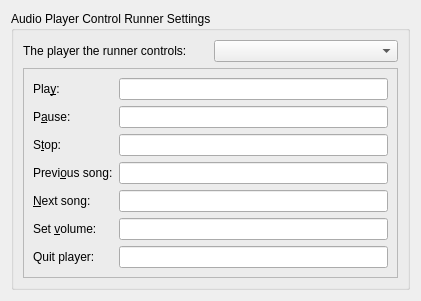
<?xml version="1.0" encoding="UTF-8"?>
<ui version="4.0">
 <class>AudioPlayerControlRunnerUI</class>
 <widget class="QWidget" name="AudioPlayerControlRunnerUI">
  <property name="geometry">
   <rect>
    <x>0</x>
    <y>0</y>
    <width>421</width>
    <height>292</height>
   </rect>
  </property>
  <layout class="QVBoxLayout" name="verticalLayout_3">
   <item>
    <widget class="QGroupBox" name="groupBox">
     <property name="locale">
      <locale language="English" country="UnitedStates"/>
     </property>
     <property name="title">
      <string>Audio Player Control Runner Settings</string>
     </property>
     <layout class="QVBoxLayout" name="verticalLayout_2">
      <item>
       <layout class="QHBoxLayout" name="player_layout">
        <item>
         <widget class="QLabel" name="player_label">
          <property name="text">
           <string>The player the runner controls:</string>
          </property>
         </widget>
        </item>
        <item>
         <widget class="KComboBox" name="player_combo">
          <property name="toolTip">
           <string>You may add another player. That player has to support the MPRISv2 specification.</string>
          </property>
         </widget>
        </item>
       </layout>
      </item>
      <item>
       <widget class="QFrame" name="frame">
        <property name="frameShape">
         <enum>QFrame::StyledPanel</enum>
        </property>
        <property name="frameShadow">
         <enum>QFrame::Raised</enum>
        </property>
        <layout class="QGridLayout" name="gridLayout">
         <item row="5" column="0">
          <widget class="QLabel" name="next_label">
           <property name="locale">
            <locale language="English" country="UnitedStates"/>
           </property>
           <property name="text">
            <string>&amp;Next song:</string>
           </property>
           <property name="buddy">
            <cstring>next_edit</cstring>
           </property>
          </widget>
         </item>
         <item row="4" column="0">
          <widget class="QLabel" name="prev_label">
           <property name="locale">
            <locale language="English" country="UnitedStates"/>
           </property>
           <property name="text">
            <string>Previ&amp;ous song:</string>
           </property>
           <property name="buddy">
            <cstring>prev_edit</cstring>
           </property>
          </widget>
         </item>
         <item row="3" column="0">
          <widget class="QLabel" name="stop_label">
           <property name="locale">
            <locale language="English" country="UnitedStates"/>
           </property>
           <property name="text">
            <string>S&amp;top:</string>
           </property>
           <property name="buddy">
            <cstring>stop_edit</cstring>
           </property>
          </widget>
         </item>
         <item row="7" column="0">
          <widget class="QLabel" name="quit_label">
           <property name="locale">
            <locale language="English" country="UnitedStates"/>
           </property>
           <property name="text">
            <string>Quit player:</string>
           </property>
           <property name="buddy">
            <cstring>quit_edit</cstring>
           </property>
          </widget>
         </item>
         <item row="0" column="0">
          <widget class="QLabel" name="play_label">
           <property name="locale">
            <locale language="English" country="UnitedStates"/>
           </property>
           <property name="text">
            <string>Pla&amp;y:</string>
           </property>
           <property name="buddy">
            <cstring>play_edit</cstring>
           </property>
          </widget>
         </item>
         <item row="3" column="1">
          <widget class="KLineEdit" name="stop_edit">
           <property name="locale">
            <locale language="English" country="UnitedStates"/>
           </property>
           <property name="text">
            <string/>
           </property>
           <property name="urlDropsEnabled">
            <bool>false</bool>
           </property>
           <property name="showClearButton" stdset="0">
            <bool>true</bool>
           </property>
          </widget>
         </item>
         <item row="6" column="0">
          <widget class="QLabel" name="volume_label">
           <property name="locale">
            <locale language="English" country="UnitedStates"/>
           </property>
           <property name="text">
            <string>Set &amp;volume:</string>
           </property>
           <property name="buddy">
            <cstring>volume_edit</cstring>
           </property>
          </widget>
         </item>
         <item row="2" column="0">
          <widget class="QLabel" name="pause_label">
           <property name="locale">
            <locale language="English" country="UnitedStates"/>
           </property>
           <property name="text">
            <string>P&amp;ause:</string>
           </property>
           <property name="buddy">
            <cstring>pause_edit</cstring>
           </property>
          </widget>
         </item>
         <item row="0" column="1">
          <widget class="KLineEdit" name="play_edit">
           <property name="toolTip">
            <string>Can be used as &quot;Play&quot; for playing and &quot;Play &lt;song&gt;&quot; for playing a song that matches to &lt;song&gt; (in title, artist and album)</string>
           </property>
           <property name="locale">
            <locale language="English" country="UnitedStates"/>
           </property>
           <property name="text">
            <string/>
           </property>
           <property name="urlDropsEnabled">
            <bool>false</bool>
           </property>
           <property name="showClearButton" stdset="0">
            <bool>true</bool>
           </property>
          </widget>
         </item>
         <item row="6" column="1">
          <widget class="KLineEdit" name="volume_edit">
           <property name="toolTip">
            <string>The numbers are automatically added at the end:
Player:Volume=10</string>
           </property>
           <property name="locale">
            <locale language="English" country="UnitedStates"/>
           </property>
           <property name="text">
            <string/>
           </property>
           <property name="urlDropsEnabled">
            <bool>false</bool>
           </property>
           <property name="clickMessage">
            <string/>
           </property>
           <property name="showClearButton" stdset="0">
            <bool>true</bool>
           </property>
          </widget>
         </item>
         <item row="7" column="1">
          <widget class="KLineEdit" name="quit_edit">
           <property name="locale">
            <locale language="English" country="UnitedStates"/>
           </property>
           <property name="text">
            <string/>
           </property>
           <property name="urlDropsEnabled">
            <bool>false</bool>
           </property>
           <property name="showClearButton" stdset="0">
            <bool>true</bool>
           </property>
          </widget>
         </item>
         <item row="4" column="1">
          <widget class="KLineEdit" name="prev_edit">
           <property name="locale">
            <locale language="English" country="UnitedStates"/>
           </property>
           <property name="text">
            <string/>
           </property>
           <property name="urlDropsEnabled">
            <bool>false</bool>
           </property>
           <property name="showClearButton" stdset="0">
            <bool>true</bool>
           </property>
          </widget>
         </item>
         <item row="2" column="1">
          <widget class="KLineEdit" name="pause_edit">
           <property name="locale">
            <locale language="English" country="UnitedStates"/>
           </property>
           <property name="text">
            <string/>
           </property>
           <property name="urlDropsEnabled">
            <bool>false</bool>
           </property>
           <property name="showClearButton" stdset="0">
            <bool>true</bool>
           </property>
          </widget>
         </item>
         <item row="5" column="1">
          <widget class="KLineEdit" name="next_edit">
           <property name="locale">
            <locale language="English" country="UnitedStates"/>
           </property>
           <property name="text">
            <string/>
           </property>
           <property name="urlDropsEnabled">
            <bool>false</bool>
           </property>
           <property name="showClearButton" stdset="0">
            <bool>true</bool>
           </property>
          </widget>
         </item>
        </layout>
       </widget>
      </item>
     </layout>
    </widget>
   </item>
  </layout>
 </widget>
 <customwidgets>
  <customwidget>
   <class>KIntSpinBox</class>
   <extends>QSpinBox</extends>
   <header>knuminput.h</header>
  </customwidget>
  <customwidget>
   <class>KLineEdit</class>
   <extends>QLineEdit</extends>
   <header>klineedit.h</header>
  </customwidget>
  <customwidget>
   <class>KComboBox</class>
   <extends>QComboBox</extends>
   <header>kcombobox.h</header>
  </customwidget>
 </customwidgets>
 <connections/>
</ui>
